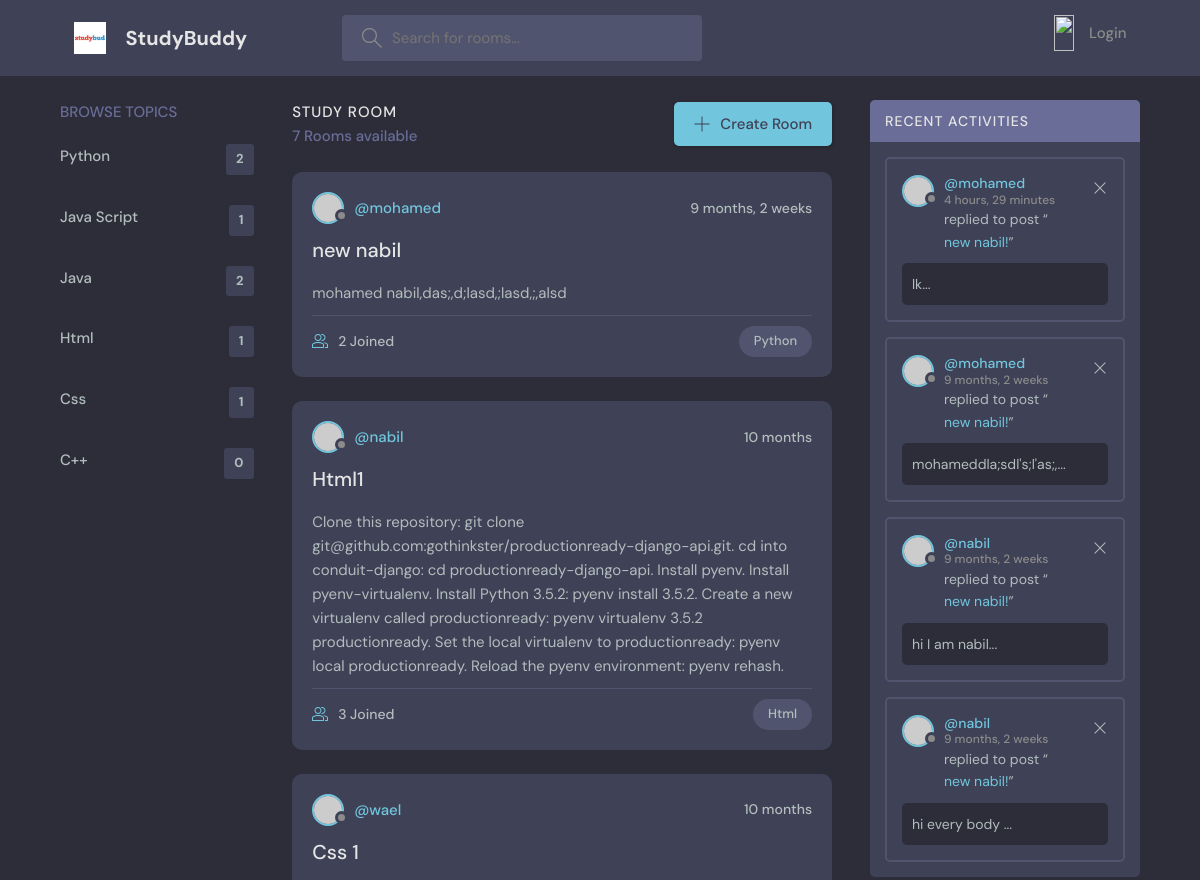
Before: / (upper part) with the older database file.
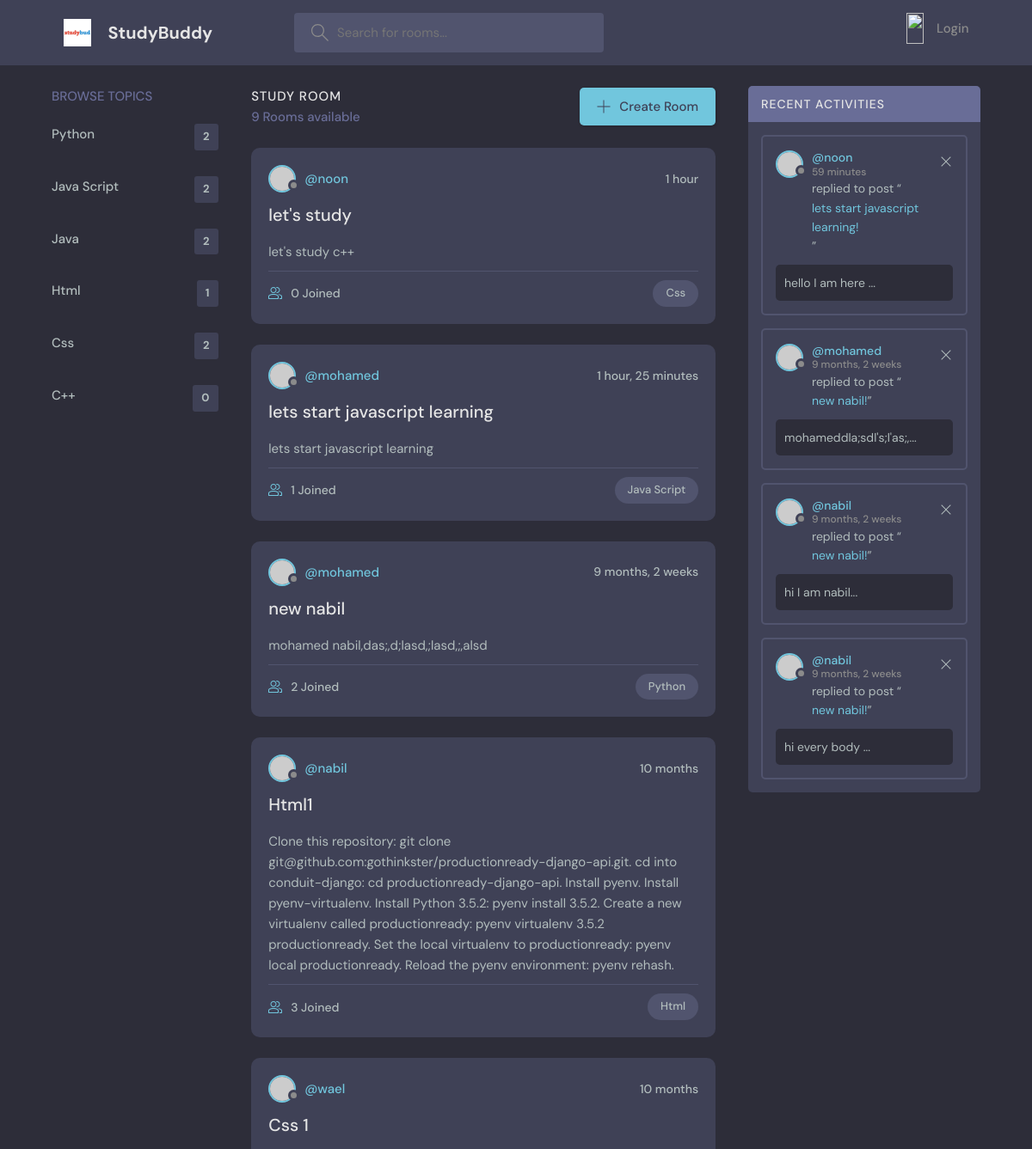
After: the same page with the newer database file.
### base/models.py (models this page shows)
class Topic(models.Model):
    name = models.CharField(max_length=100)
    def __str__(self):
        return self.name

class Room(models.Model):
    topic = models.ForeignKey(Topic, on_delete=models.SET_NULL, null=True)
    host = models.ForeignKey(User, on_delete=models.SET_NULL, null=True, )
    name = models.CharField(max_length=200)
    description = models.TextField()
    participants = models.ManyToManyField(User, related_name="participants", blank=True)
    updated = models.DateTimeField(auto_now_add=True)
    created = models.DateTimeField(auto_now=True)
    def __str__(self):
        return self.name
    class Meta:
        ordering = ["-created",]

class Message(models.Model):
    user = models.ForeignKey(User, on_delete=models.CASCADE)
    room = models.ForeignKey(Room, on_delete=models.CASCADE)
    body = models.TextField()
    updated = models.DateTimeField(auto_now_add=True)
    created = models.DateTimeField(auto_now=True)
    def __str__(self):
        return self.body[0:50]
    class Meta:
        ordering = ["-created", ]

### base/views.py (the view)
# urls.py: path('', views.home, name="home"),
def home(request):
    q = request.GET.get('q') if request.GET.get('q') is not None else ""
    rooms = Room.objects.filter(Q(topic__name__contains=q) |
                                Q(description__contains=q) |
                                Q(name__contains=q)
                                )
    count = rooms.count()
    topics = Topic.objects.all()
    room_messages = Message.objects.all()
    context = {'rooms': rooms, 'topics': topics, "count": count, "room_messages": room_messages}
    return render(request=request,
                  template_name="base/home.html",
                  context=context)

### base/templates/base/home.html (shortened to what this page needs)
{% extends 'main.html' %}
{% block content %}
<main class="layout layout--3">
      <div class="container">
        <div class="topics">
          <div class="topics__header">
            <h2>Browse Topics</h2>
          </div>
          <div >
         {% include 'base/topics_component.html' %}
     </div>
        </div>
        <div class="roomList">
          <div class="roomList__header">
            <div>
              <h2>Study Room</h2>
              <p>{{count}} Rooms available</p>
            </div>
            <a class="btn btn--main" href=" {% url 'create-room' %} ">
              <svg version="1.1" xmlns="http://www.w3.org/2000/svg" width="32" height="32" viewBox="0 0 32 32">
                <title>add</title>
                <path
                  d="M16.943 0.943h-1.885v14.115h-14.115v1.885h14.115v14.115h1.885v-14.115h14.115v-1.885h-14.115v-14.115z"
                ></path>
              </svg>
              Create Room
            </a>
          </div>
         {% include 'base/feed_component.html'%}
        </div>
        <div class="activities">
          <div class="activities__header">
            <h2>Recent Activities</h2>
          </div>
          {% include 'base/activities_component.html'%}
          </div>
      </div>
    </main>
{% endblock %}

### base/templates/base/topics_component.html
        <ul class="topics__list">
         {% for topic in topics %}
         <div>
             <li>
             <a href=" {% url 'home' %}?q={{topic.name}}"> {{topic.name}} <span>
                 {{topic.room_set.all.count}}
                  </span></a>
             </li>
         </div>
       {% endfor %}
        </ul>

### base/templates/base/feed_component.html (shortened to what this page needs)
 {% for room in rooms %}
 <div class="roomListRoom">
            <div class="roomListRoom__header">
              <a href=" {% url 'user-profile' room.host.id %} " class="roomListRoom__author">
                <div class="avatar avatar--small">
                  <img src="https://randomuser.me/api/portraits/women/11.jpg" />
                </div>
                <span>@{{room.host}}</span>
              </a>
              <div class="roomListRoom__actions">
                <span>{{room.created|timesince}}</span>
              </div>
            </div>
            <div class="roomListRoom__content">
              <a href="{%url 'room' room.id %}">{{room.name}}</a>
              <p>
               {{room.description}}
              </p>
            </div>
            <div class="roomListRoom__meta">
              <small href="room.html" class="roomListRoom__joined">
                {{ room.participants.count}} Joined
              </small>
              <p class="roomListRoom__topic">{{room.topic}}</p>
            </div>
          </div>
  {% endfor %}

### base/templates/base/activities_component.html (shortened to what this page needs)
   {% for message in room_messages%}
    <div class="activities__box">
            <div class="activities__boxHeader roomListRoom__header">
              <a href="profile.html" class="roomListRoom__author">
                <div class="avatar avatar--small">
                  <img src="https://randomuser.me/api/portraits/women/11.jpg" />
                </div>
                <p>
                  @{{message.user.username}}
                  <span> {{ message.created | timesince }}</span>
                </p>
              </a>
              <div class="roomListRoom__actions">
                <a href="#">
                  <svg version="1.1" xmlns="http://www.w3.org/2000/svg" width="32" height="32" viewBox="0 0 32 32">
                    <title>remove</title>
                    <path
                      d="M27.314 6.019l-1.333-1.333-9.98 9.981-9.981-9.981-1.333 1.333 9.981 9.981-9.981 9.98 1.333 1.333 9.981-9.98 9.98 9.98 1.333-1.333-9.98-9.98 9.98-9.981z"
                    ></path>
                  </svg>
                </a>
              </div>
            </div>
            <div class="activities__boxContent">
              <p>replied to post “<a href="{% url 'room' message.room.id %}">{{message.room}}!</a>”</p>
              <div class="activities__boxRoomContent">
                {{message}}...
              </div>
            </div>
          </div>
    {%endfor%}

Changed rows visible on the page:
removed Message: user.username "mohamed", created "4 hours, 29 minutes", room "new nabil", body "lk"
computed for Topic "Java Script": room_set.all.count "1" → "2"
computed for Topic "Css": room_set.all.count "1" → "2"
added Room: host "noon", created "1 hour", name "let's study", description "let's study c++", participants.count "0", topic "Css"
added Room: host "mohamed", created "1 hour, 25 minutes", name "lets start javascript learning", description "lets start javascript learning", participants.count "1", topic "Java Script"
added Message: user.username "noon", created "59 minutes", room "lets start javascript learning", body "hello I am here"
Other visible differences:
{{ count }}: "7" → "9"
